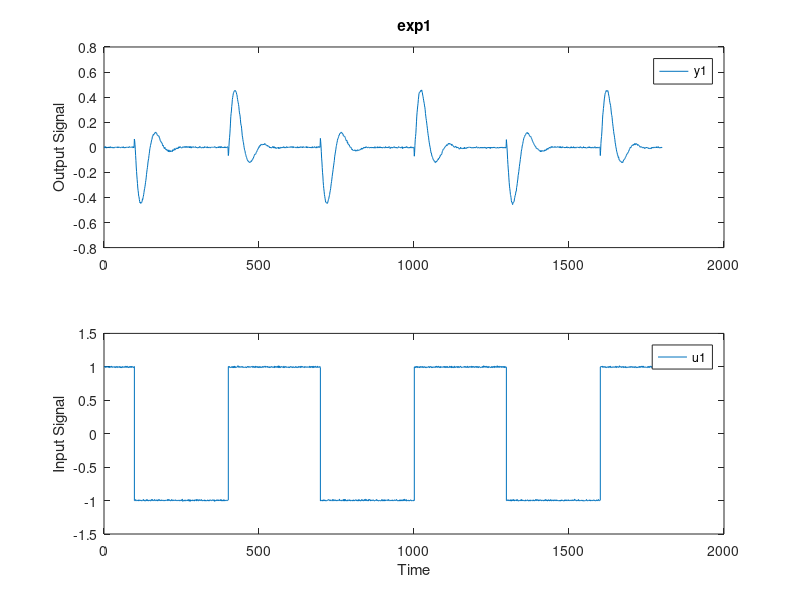
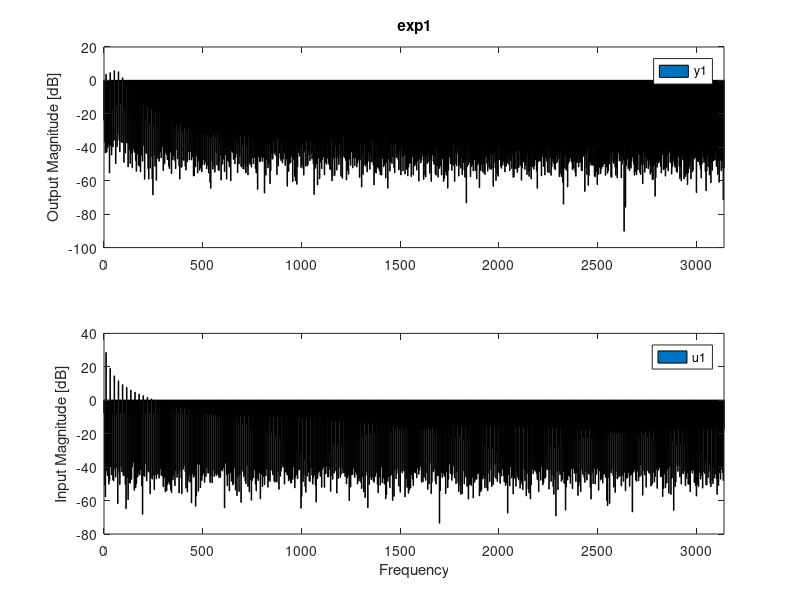

Recreate these plots in MATLAB, in order. (Note: this script raises an error after producing the figures.)
close all
clear all

load("tergane20.mat")

P = 2.91;
fe = 1000;
Te = 1/fe;

% modèle oe
nf = 3;
nb = 3;

dat = iddata(z(:), yc(:), Te);
figure; plot(dat)
figure; plot(fft(dat))

modoe_d = oe(dat,  [nb,nf,0]);
 
validation(dat, modoe_d);

modoe_c = d2c(modoe_d, "zoh");

t1t2=modoe_c.f(2)/modoe_c.f(3);
T_a = (t1t2+sqrt(t1t2^2-4/modoe_c.f(3)))/2;
T_b = (t1t2-sqrt(t1t2^2-4/modoe_c.f(3)))/2;
T1 = min(T_a, T_b); T2 = max(T_a, T_b);
Ky = modoe_c.f(4) / (P * modoe_c.f(3));
Kz = modoe_c.b(3) / (P * modoe_c.f(3));

% méthode directe
modid = identc(dat, [3 1 0], [5 50], 'gpmfc', 10, 'final');
validation(dat, modid);

% modèle d'état
params={'T1',0.001;
        'T2',0.001;
        'Ky',0;
        'Kz',0};
  
modsys = idgrey('moteur',params,'c');
sys = pem(dat, modsys);
compare(dat, sys);